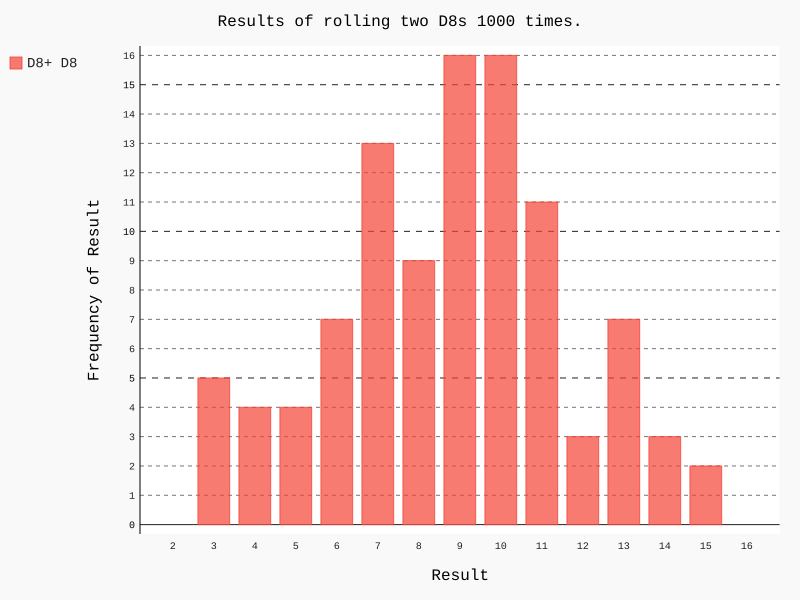

Generate this figure with Python:
import pygal

from die import Die

# Create two D8 dice.
die_1 = Die(8)
die_2 = Die(8)

# Testing system limits with the number of rolls
rolls = int(raw_input("How many rolls (Enter an integer)? "))

# Make some rolls, and store results in a list.
# Ex.15-6 List Comprehension
results = [die_1.roll() + die_2.roll() for roll_num in range(rolls)]

# Analyze the results.
max_result = die_1.num_sides + die_2.num_sides
frequencies = [results.count(value) for value in range(2, max_result+1)]

# Visualize the results.
hist = pygal.Bar()

hist.title = "Results of rolling two D8s 1000 times."
hist.x_labels = [x for x in range(2, max_result+1)]         # Ex.15-6
hist.x_title = "Result"
hist.y_title = "Frequency of Result"

hist.add('D'+ str(die_1.num_sides) + '+ D'+ str(die_2.num_sides), frequencies)
hist.render_to_file('dice_visual.svg')
